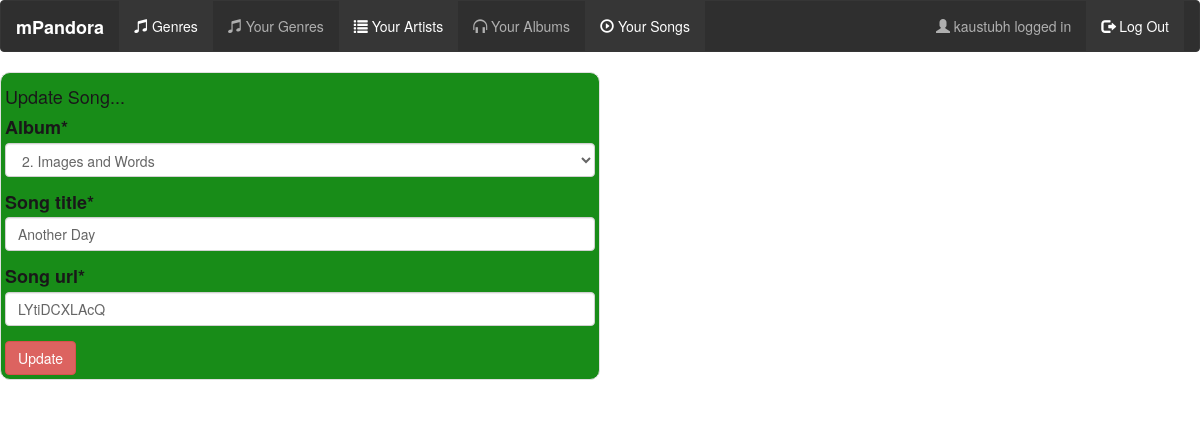
/mPandora/update_song?id=1 (signed in), run on the app's committed database.
### musicApp/models.py (models this page shows, shortened)
class Song(models.Model):
    album = models.ForeignKey(Album, on_delete=models.CASCADE)
    song_title = models.CharField(max_length=200, unique=True)
    file_type = models.CharField(max_length=20)
    song_url = models.CharField(max_length=500)
    song_added_by = models.CharField(max_length=50)

### musicApp/views.py (the view, shortened to what this page needs)
@login_required(login_url='login')
def song_update(request):
    id = request.GET['id']
    data = Song.objects.get(id=id)
    form = UpdateSong(instance=data)
    return render(request, 'musicApp/update_song_page.html', {'form': form})

### musicApp/forms.py
class UpdateSong(forms.ModelForm):
    class Meta:
        model = Song
        fields = ('album', 'song_title', 'song_url')

### musicApp/models.py (called while the page is built)
    def __str__(self):
        return str(self.id) + '. ' + self.album_title

### musicApp/templates/musicApp/update_song_page.html (shortened to what this page needs)
{% extends "musicApp/layout.html" %}
{% block content %}
{% load crispy_forms_tags %}
<div class="row">
    <div class="col-xs-12 col-md-6 thumbnail" style="background-color: green; border-radius: 10px;">
        <h4 style="color: black">Update Song...</h4>
        <form  action="" method="post" novalidate>{% csrf_token %}
            <h4 style="color: black">{{ form|crispy }}</h4>
            <input type="submit" value="Update" class="btn btn-danger">
        </form>
    </div>
</div>
{% endblock %}

### musicApp/templates/musicApp/layout.html (shortened to what this page needs)
<!DOCTYPE html>
<html lang="en">
<head>
    <link rel="stylesheet" href="https://maxcdn.bootstrapcdn.com/bootstrap/3.3.7/css/bootstrap.min.css">
    {% load static %}
</head>
<body class="img-responsive" style="background: url(http://www.gary3dfxtech.net/Kodi%20Backgrounds/Music/3d-music-hd-widescreen-desktop-wallpaper-34.jpeg);
                                    background-size: 100%; background-repeat: repeat; opacity: 0.9">
<div class="container-fluid" style="'Times New Roman', Times, serif;">
    <div class="row">
       <nav class="navbar navbar-inverse" style="background-color: black; opacity: 0.9">
        <div class="container-fluid">
            <div class="navbar-header">
                <a class="navbar-brand" href="{% url 'home' %}"><span style="color: white; font-weight: bold;">
                    mPandora
                </span></a>
            </div>
            <div class="collapse navbar-collapse" id="myNavbar">
                <ul class="nav navbar-nav">
                    <li class="active"><a href="{% url 'genre' %}"><span class="glyphicon glyphicon-music"></span> Genres</a></li>
                    {% if request.user.username %}
                    <li><a href="{% url 'user_genre' %}"><span class="glyphicon glyphicon-music"></span> Your Genres</a></li>
                    <li class="active"><a href="{% url 'user_artist' %}"><span class="glyphicon glyphicon glyphicon-list"></span> Your Artists</a></li>
                    <li><a href="{% url 'user_album' %}"><span class="glyphicon glyphicon glyphicon-headphones"></span> Your Albums</a></li>
                    <li class="active"><a href="{% url 'user_song' %}"><span class="glyphicon glyphicon glyphicon-play-circle"></span> Your Songs</a></li>
                    {% endif %}
                </ul>
                <ul class="nav navbar-nav navbar-right">
                    {% if request.user.username %}
                    <li style="text-transform: lowercase"><a href="#"><span class="glyphicon glyphicon-user"></span> {{ request.user.username }} logged in</a></li>
                    <li class="active"><a href="{% url 'logout' %}"><span class="glyphicon glyphicon-log-out"></span> Log Out</a></li>
                    {% else %}
                    <li><a href="{% url 'login' %}"><span class="glyphicon glyphicon-log-in"></span> Log In</a></li>
                    <li class="active"><a href="{% url 'signup' %}"><span class="glyphicon glyphicon-user"></span> Sign Up</a></li>
                    {% endif %}
                </ul>
            </div>
        </div>
       </nav>
    </div>
    {% block content %}
    {% endblock %}
</div>
</body>
</html>

### data on the page
Song: album "2. Images and Words", song_title "Another Day", song_url "LYtiDCXLAcQ"

### other printed values
{{ request.user.username }} "kaustubh"
